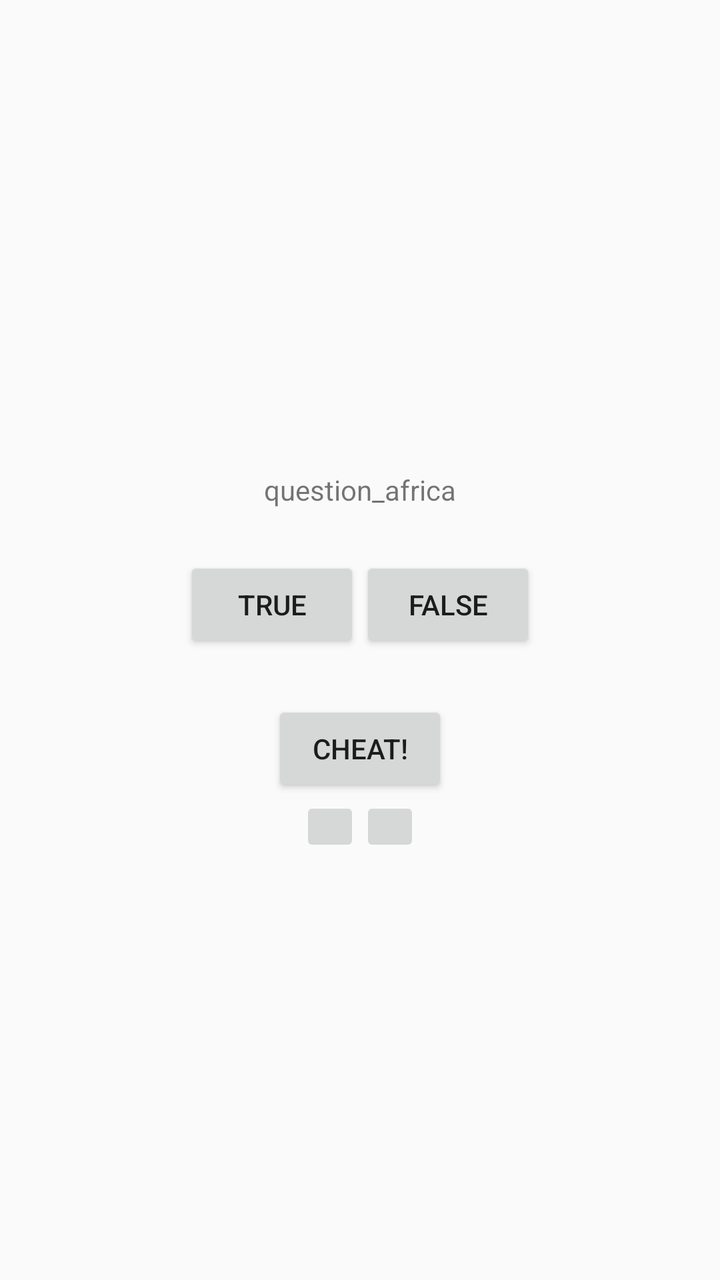
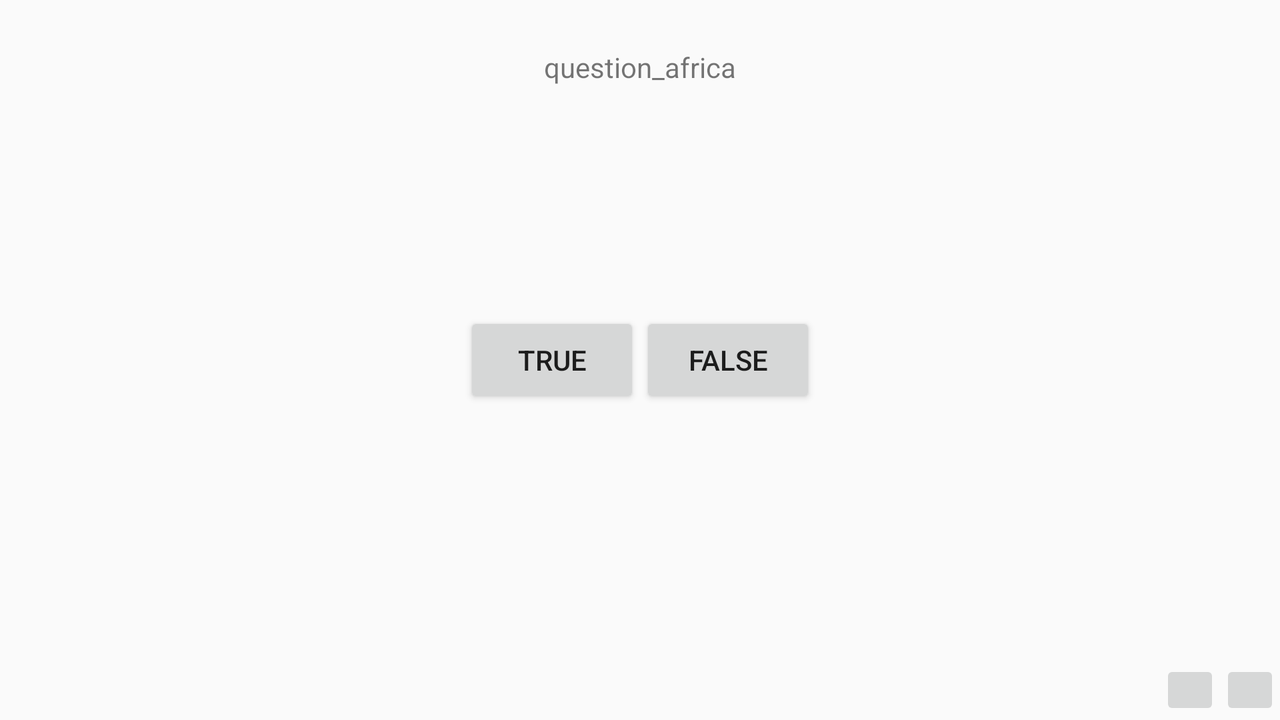

An Android layout and its configuration variant, each rendered on a device that would load it. The default file and the variant file are quoted in full after the pictures.
<!-- AndroidManifest.xml: activity theme Theme.BookProgrammingForProfessionals -->
<!-- res/layout/activity_main.xml -->
<?xml version="1.0" encoding="utf-8"?>
<LinearLayout xmlns:android="http://schemas.android.com/apk/res/android"
    xmlns:tools="http://schemas.android.com/tools"
    android:layout_width="match_parent"
    android:layout_height="match_parent"
    android:gravity="center"
    android:orientation="vertical">

    <TextView
        android:id="@+id/question_text_view"
        android:layout_width="wrap_content"
        android:layout_height="wrap_content"
        android:gravity="center"
        android:padding="24dp"
        tools:text="@string/question_africa" />

    <LinearLayout
        android:layout_width="wrap_content"
        android:layout_height="wrap_content"
        android:orientation="horizontal">

        <Button
            android:id="@+id/true_id"
            android:layout_width="wrap_content"
            android:layout_height="wrap_content"
            android:text="@string/true_button" />

        <Button
            android:id="@+id/false_id"
            android:layout_width="wrap_content"
            android:layout_height="wrap_content"
            android:text="@string/false_button" />
    </LinearLayout>

    <Button
        android:id="@+id/cheat_button"
        android:layout_width="wrap_content"
        android:layout_height="wrap_content"
        android:layout_marginTop="24dp"
        android:text="@string/cheat_button" />

    <LinearLayout
        android:layout_width="wrap_content"
        android:layout_height="wrap_content">

        <ImageButton
            android:id="@+id/previous_button"
            android:layout_width="wrap_content"
            android:layout_height="wrap_content"
            android:contentDescription="TODO"
            android:drawablePadding="2dp"
            android:padding="15dp"
            android:src="@drawable/arrow_left"
            android:text="@string/back_button" />

        <ImageButton
            android:id="@+id/next_button"
            android:layout_width="wrap_content"
            android:layout_height="wrap_content"
            android:contentDescription="TODO"
            android:drawablePadding="2dp"
            android:padding="15dp"
            android:src="@drawable/arrow_right"
            android:text="@string/next_button" />
    </LinearLayout>
</LinearLayout>
<!-- resources referenced by this layout -->
<resources>
  <string name="back_button">Back</string>
  <string name="cheat_button">Cheat!</string>
  <string name="false_button">False</string>
  <string name="next_button">Next</string>
  <string name="question_africa">question_africa</string>
  <string name="true_button">True</string>
  <style name="Theme.BookProgrammingForProfessionals" parent="android:Theme.Material.Light.NoActionBar" />
</resources>
<!-- res/layout-land/activity_main.xml (the repository's variant of the layout above) -->
<!-- drawn on the phone turned sideways -->
<?xml version="1.0" encoding="utf-8"?>
<FrameLayout xmlns:android="http://schemas.android.com/apk/res/android"
    xmlns:tools="http://schemas.android.com/tools"
    android:layout_width="match_parent"
    android:layout_height="match_parent">

    <TextView
        android:id="@+id/question_text_view"
        android:layout_width="wrap_content"
        android:layout_height="wrap_content"
        android:layout_gravity="center_horizontal"
        android:padding="24dp"
        tools:text="@string/question_africa" />

    <LinearLayout
        android:layout_width="wrap_content"
        android:layout_height="wrap_content"
        android:layout_gravity="center_vertical|center_horizontal">

        <Button
            android:id="@+id/true_id"
            android:layout_width="wrap_content"
            android:layout_height="wrap_content"
            android:text="@string/true_button" />

        <Button
            android:id="@+id/false_id"
            android:layout_width="wrap_content"
            android:layout_height="wrap_content"
            android:text="@string/false_button" />
    </LinearLayout>

    <LinearLayout
        android:layout_width="wrap_content"
        android:layout_height="wrap_content"
        android:layout_gravity="bottom|right">

        <ImageButton
            android:id="@+id/previous_button"
            android:layout_width="wrap_content"
            android:layout_height="wrap_content"
            android:contentDescription="TODO"
            android:drawablePadding="4dp"
            android:padding="15dp"
            android:src="@drawable/arrow_left"
            android:text="@string/back_button" />

        <ImageButton
            android:id="@+id/next_button"
            android:layout_width="wrap_content"
            android:layout_height="wrap_content"
            android:contentDescription="TODO"
            android:drawablePadding="4dp"
            android:padding="15dp"
            android:src="@drawable/arrow_right"
            android:text="@string/next_button" />
    </LinearLayout>

</FrameLayout>
<!-- resources referenced by the variant -->
<!-- as the phone turned sideways resolves them -->
<resources>
  <string name="back_button">Back</string>
  <string name="false_button">False</string>
  <string name="next_button">Next</string>
  <string name="question_africa">question_africa</string>
  <string name="true_button">True</string>
  <style name="Theme.BookProgrammingForProfessionals" parent="android:Theme.Material.Light.NoActionBar" />
</resources>
